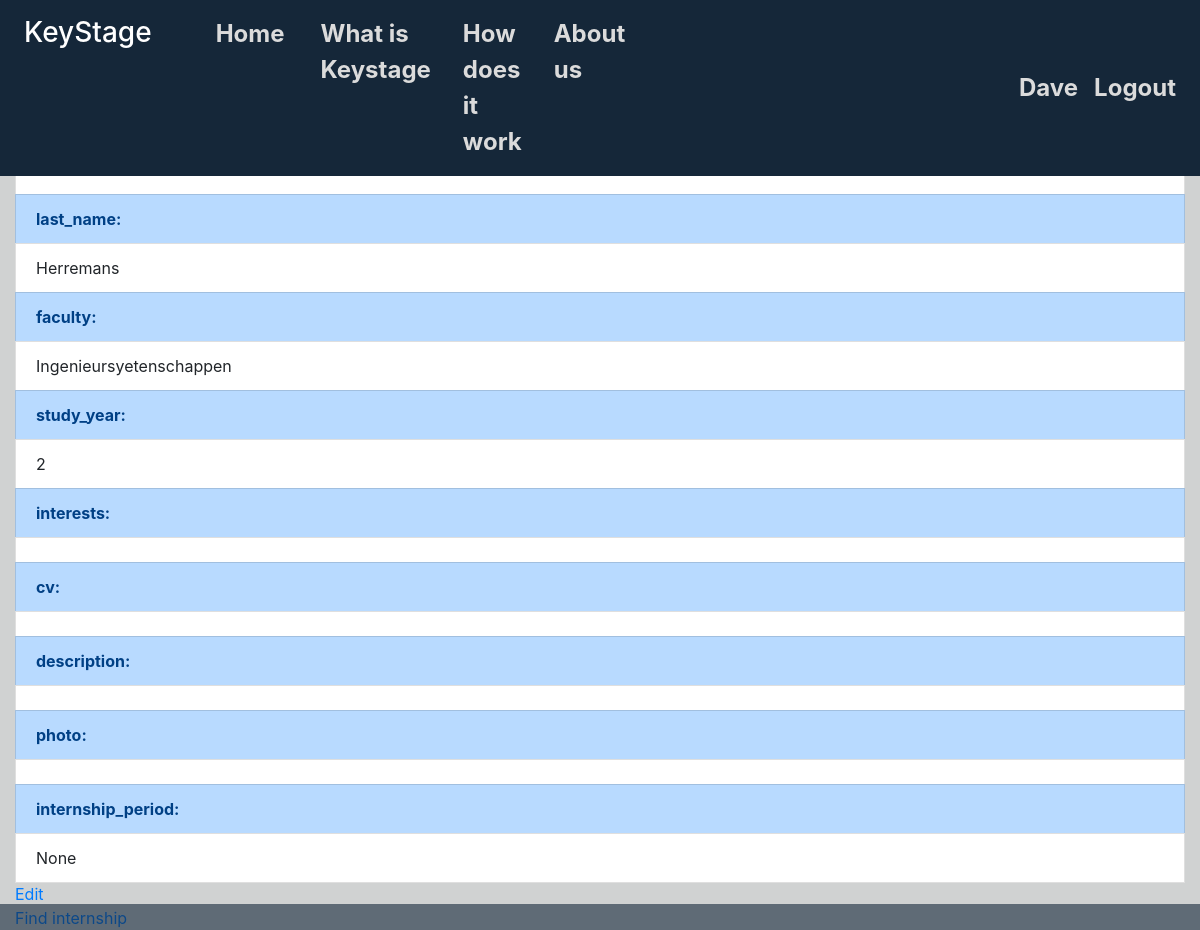
The app's page /account/ (signed in) with its own data.
### main/models.py (models this page shows)
class CustomUser(AbstractUser):
    objects = CustomUserManager()
    type = models.CharField(max_length=1, choices=(('c','company'), ('s','student')))
    address = models.CharField(max_length=100)
    phone = models.CharField(max_length=100,  null= True, blank=True, default = None)

class account_labels(models.Model):
    model = models.CharField(max_length=100)
    field = models.CharField(max_length=100)
    text = models.CharField(max_length=100)

class student_profile(models.Model):
    student = models.ForeignKey(CustomUser, default=None, on_delete=models.CASCADE, related_name='student_profile')
    first_name = models.CharField(max_length=100)
    last_name = models.CharField(max_length=100)
    faculty = models.CharField(max_length=200, blank=True, null=True, default=None)
    study_year = models.IntegerField(validators=[MaxValueValidator(10)], blank=True, null=True, default=None)
    interests = models.CharField(max_length=1000, blank=True, null=True, default=None)
    cv = models.CharField(max_length=50, blank=True, null=True, default=None)
    description = models.TextField(blank=True, null=True, default=None)
    photo = models.CharField(max_length=50, blank=True, null=True, default=None)
    internship_period = models.DateTimeField(null=True, blank = True, default=None)

### main/views.py (the view)
# urls.py: path('account/', views.account, name='account'),
def account(request):
    user_type = request.user.type
    user = request.user
    if user.type == 'c':
        name = company_profile.objects.get(company = user).name
        info = company_profile.objects.all().filter(company= user).values()[0]
        labels = account_labels.objects.filter(Q(model='company_profile') | Q(model='CustomUser')).values()[0]
        entries_to_remove = ('id', 'company_id')
        for entry in entries_to_remove:
            info.pop(entry, None)
        return render(request, "main/account_company.html", {"name":name, "info": info, 'labels':labels} )
    elif user.type == 's':
        first_name = student_profile.objects.all().get(student = user).first_name
        last_name = student_profile.objects.get(student = user).last_name
        name = first_name + " " + last_name
        info = student_profile.objects.all().filter(student = user).values()[0]
        labels = account_labels.objects.all().filter(Q(model='student_profile') | Q(model='CustomUser')).values()
        print(labels)
        entries_to_remove = ('id', 'student_id')
        for entry in entries_to_remove:
            info.pop(entry, None)
        return render(request, "main/account_student.html", {"name":name, "info": info, 'labels':labels} )

### main/templates/main/account_student.html (shortened to what this page needs)
{% extends "main/header.html" %}
{% block content %}
  <div class="row">
          <br>
    <br>
  </div>
  <div class="row">
    <div class="col-12"
    <ul class="list-group">
      {% for key, value in info.items %}
      <li class=" list-group-item list-group-item-primary"><strong>{{key}}:</strong></li>
      <li class = "list-group-item">{{value}}</li>
      {% endfor %}
    <a href="/account_edit">Edit</a>
    <br>
    <a href="/find_internship">Find internship</a>
  </div>
  </div>
{% endblock %}

### main/templates/main/header.html (shortened to what this page needs)
{% load static %}
<head>
<link rel="stylesheet" href="{% static 'main/homepage.css' %}">
<link rel="stylesheet" href="https://stackpath.bootstrapcdn.com/bootstrap/4.3.1/css/bootstrap.min.css">
</head>
<body style="background-color: #d0d2d2">
    {% include "main/includes/navbar.html" %}
        <div class="col-12 mt-5" style="background-color:#d0d2d2">
            {% block content %}
            {% endblock %}
        </div>
</body>

### main/templates/main/includes/navbar.html (shortened to what this page needs)
<nav class="navbar navbar-expand-md navbar-dark fixed-top" style="background-color: #152739">
    <div class="navbar-collapse collapse w-100 order-1 order-md-0 dual-collapse2">
        <ul class="navbar-nav mr-auto">
            <li class="nav-item active mr-5">
                <a class="nav-link" href="/"> <h3>KeyStage</h3></a>
            </li>
            <li class="nav-item mr-3 ">
                <a class="nav-link grow" href="/"> <span class="nav-title" >Home<span></a>
            </li>
            <li class="nav-item mr-3 ml-1">
                <a class="nav-link grow" href="#what_is_keystage"><span class="nav-title">What is Keystage</span></a>
            </li>
            <li class="nav-item mr-3">
                <a class="nav-link grow" href="#how_does_it_work"><span class="nav-title"> How does it work </span></a>
            </li>
            <li class="nav-item mr-3">
                <a class="nav-link grow" href="#about_us"> <span class="nav-title" > About us </span> </a>
            </li>
        </ul>
    </div>
    <div class="navbar-collapse collapse w-100 order-3 dual-collapse2">
        <ul class="navbar-nav ml-auto">
            {% if user.is_authenticated %}
                <li class="nav-item ">
                    <a class='nav-link grow' href="/account"><span class="nav-title">{{user.username}}</span></a>
                </li>
                <li class="nav-item grow ">
                    <a class='nav-link' href="/logout"><span class="nav-title">Logout</span></a>
                </li>
            {% endif %}
        </ul>
    </div>
</nav>
<nav class="navbar fixed-bottom navbar-light" id="footer" >
</nav>

### main/templates/main/includes/navbar.html (style rules this page uses)
.grow { transition: all .2s ease-in-out; }
.nav-title { color: #DBDBDB; font-weight: bold ; font-size: 150%; }
#footer { background-color: #152739; opacity: 0.6; text-color: #ffffff; }

### records on screen
CustomUser: username "Dave"
account_labels: field "last_name", last_name "Herremans"
account_labels: key "faculty", faculty "Ingenieursyetenschappen"
account_labels: field "study_year", value "2"
account_labels: key "interests"
account_labels: key "description"
account_labels: field "internship_period", value "None"

### other values on screen
{{ key }} "cv" "photo"
